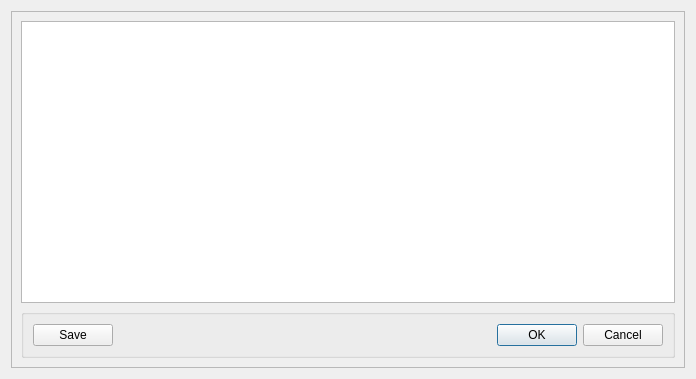
<?xml version="1.0" encoding="UTF-8"?>
<ui version="4.0">
 <class>DialogVlmLog</class>
 <widget class="QDialog" name="DialogVlmLog">
  <property name="geometry">
   <rect>
    <x>0</x>
    <y>0</y>
    <width>696</width>
    <height>379</height>
   </rect>
  </property>
  <property name="sizePolicy">
   <sizepolicy hsizetype="Expanding" vsizetype="Expanding">
    <horstretch>0</horstretch>
    <verstretch>0</verstretch>
   </sizepolicy>
  </property>
  <property name="maximumSize">
   <size>
    <width>1800</width>
    <height>1200</height>
   </size>
  </property>
  <property name="sizeIncrement">
   <size>
    <width>1</width>
    <height>1</height>
   </size>
  </property>
  <property name="windowTitle">
   <string>Dialog</string>
  </property>
  <layout class="QGridLayout" name="gridLayout">
   <item row="0" column="0">
    <widget class="QScrollArea" name="scrollArea">
     <property name="widgetResizable">
      <bool>true</bool>
     </property>
     <widget class="QWidget" name="scrollAreaWidgetContents">
      <property name="geometry">
       <rect>
        <x>0</x>
        <y>0</y>
        <width>676</width>
        <height>359</height>
       </rect>
      </property>
      <layout class="QVBoxLayout" name="verticalLayout_2">
       <item>
        <layout class="QVBoxLayout" name="verticalLayout">
         <item>
          <widget class="QTableView" name="vlmLogView">
           <property name="minimumSize">
            <size>
             <width>0</width>
             <height>0</height>
            </size>
           </property>
          </widget>
         </item>
         <item>
          <widget class="QGroupBox" name="groupBox">
           <property name="title">
            <string/>
           </property>
           <layout class="QHBoxLayout" name="horizontalLayout">
            <item>
             <widget class="QPushButton" name="saveLogButton">
              <property name="text">
               <string>Save</string>
              </property>
             </widget>
            </item>
            <item>
             <spacer name="horizontalSpacer">
              <property name="orientation">
               <enum>Qt::Horizontal</enum>
              </property>
              <property name="sizeHint" stdset="0">
               <size>
                <width>374</width>
                <height>20</height>
               </size>
              </property>
             </spacer>
            </item>
            <item>
             <widget class="QDialogButtonBox" name="buttonBox">
              <property name="orientation">
               <enum>Qt::Horizontal</enum>
              </property>
              <property name="standardButtons">
               <set>QDialogButtonBox::Cancel|QDialogButtonBox::Ok</set>
              </property>
             </widget>
            </item>
           </layout>
          </widget>
         </item>
        </layout>
       </item>
      </layout>
     </widget>
    </widget>
   </item>
  </layout>
 </widget>
 <resources/>
 <connections>
  <connection>
   <sender>buttonBox</sender>
   <signal>accepted()</signal>
   <receiver>DialogVlmLog</receiver>
   <slot>accept()</slot>
   <hints>
    <hint type="sourcelabel">
     <x>248</x>
     <y>254</y>
    </hint>
    <hint type="destinationlabel">
     <x>157</x>
     <y>274</y>
    </hint>
   </hints>
  </connection>
  <connection>
   <sender>buttonBox</sender>
   <signal>rejected()</signal>
   <receiver>DialogVlmLog</receiver>
   <slot>reject()</slot>
   <hints>
    <hint type="sourcelabel">
     <x>316</x>
     <y>260</y>
    </hint>
    <hint type="destinationlabel">
     <x>286</x>
     <y>274</y>
    </hint>
   </hints>
  </connection>
 </connections>
</ui>
